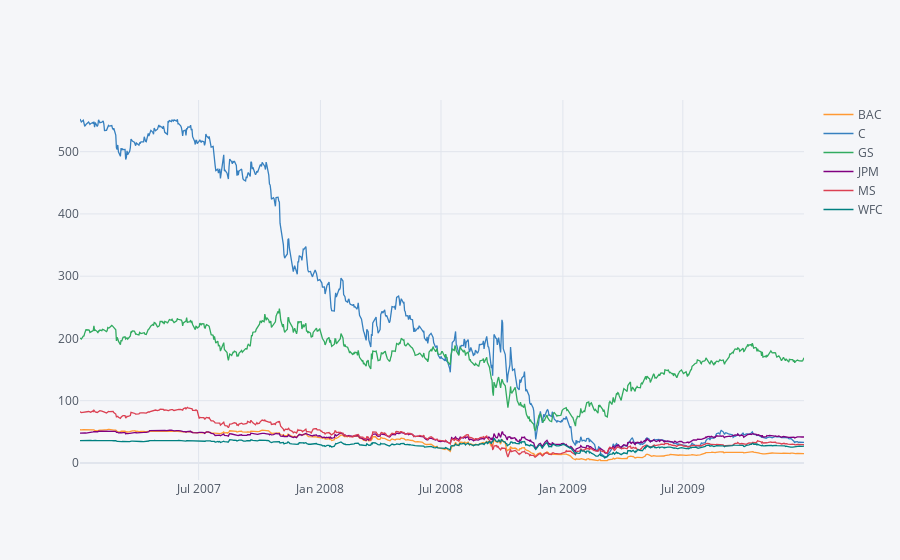

This figure's notebook cell:
### Code cell
df.iplot(kind='line')

### Figure 1 — Plotly figure (JSON) as saved in the notebook; plotly's stock layout.template omitted (floating-point values rounded to 4 significant figures; data arrays with more than 128 entries replaced by an {"elided": "..."} marker saying what was removed)
{"data": [{"line": {"color": "rgba(255, 153, 51, 1.0)", "dash": "solid", "shape": "linear", "width": 1.3}, "mode": "lines", "name": "BAC", "text": "", "type": "scatter", "x": {"elided": "756 str values"}, "y": {"elided": "756 float values"}}, {"line": {"color": "rgba(55, 128, 191, 1.0)", "dash": "solid", "shape": "linear", "width": 1.3}, "mode": "lines", "name": "C", "text": "", "type": "scatter", "x": {"elided": "756 str values"}, "y": {"elided": "756 float values"}}, {"line": {"color": "rgba(50, 171, 96, 1.0)", "dash": "solid", "shape": "linear", "width": 1.3}, "mode": "lines", "name": "GS", "text": "", "type": "scatter", "x": {"elided": "756 str values"}, "y": {"elided": "756 float values"}}, {"line": {"color": "rgba(128, 0, 128, 1.0)", "dash": "solid", "shape": "linear", "width": 1.3}, "mode": "lines", "name": "JPM", "text": "", "type": "scatter", "x": {"elided": "756 str values"}, "y": {"elided": "756 float values"}}, {"line": {"color": "rgba(219, 64, 82, 1.0)", "dash": "solid", "shape": "linear", "width": 1.3}, "mode": "lines", "name": "MS", "text": "", "type": "scatter", "x": {"elided": "756 str values"}, "y": {"elided": "756 float values"}}, {"line": {"color": "rgba(0, 128, 128, 1.0)", "dash": "solid", "shape": "linear", "width": 1.3}, "mode": "lines", "name": "WFC", "text": "", "type": "scatter", "x": {"elided": "756 str values"}, "y": {"elided": "756 float values"}}], "layout": {"legend": {"bgcolor": "#F5F6F9", "font": {"color": "#4D5663"}}, "paper_bgcolor": "#F5F6F9", "plot_bgcolor": "#F5F6F9", "title": {"font": {"color": "#4D5663"}}, "xaxis": {"gridcolor": "#E1E5ED", "showgrid": true, "tickfont": {"color": "#4D5663"}, "title": {"font": {"color": "#4D5663"}, "text": ""}, "zerolinecolor": "#E1E5ED"}, "yaxis": {"gridcolor": "#E1E5ED", "showgrid": true, "tickfont": {"color": "#4D5663"}, "title": {"font": {"color": "#4D5663"}, "text": ""}, "zerolinecolor": "#E1E5ED"}}}
